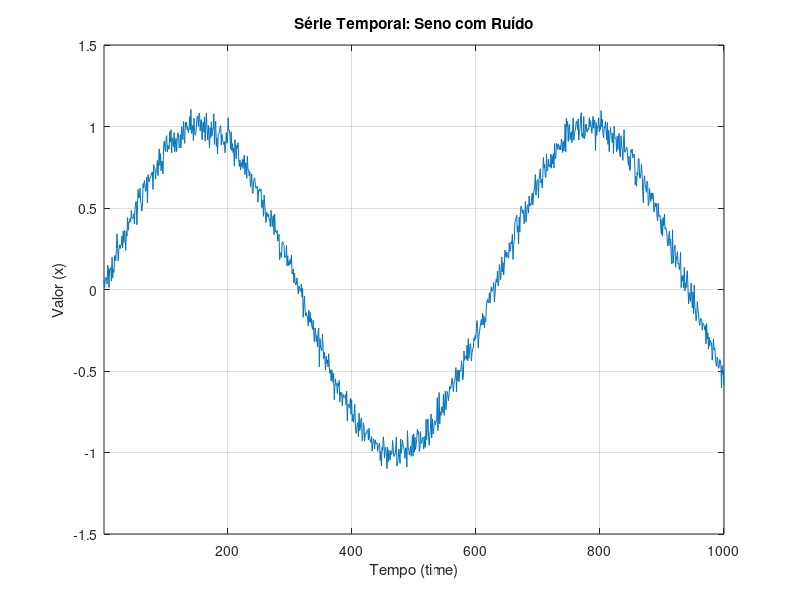
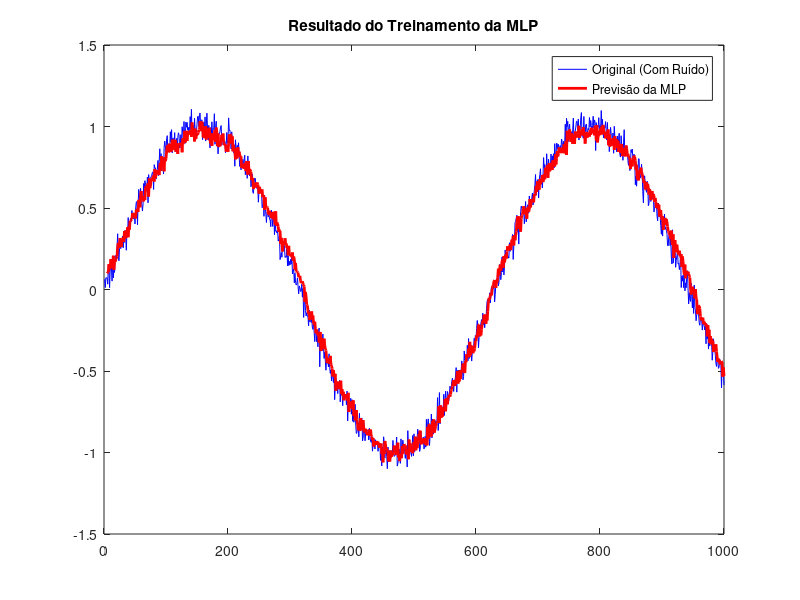

The MATLAB script that drew these images, in order:
clc; clear; close all;

T = 1000;
time = 1:T;

sinal_limpo = sin(0.01 * time);
ruido = 0.05 * randn(1, T);
x = sinal_limpo + ruido;

figure;
plot(time, x);
title('Série Temporal: Seno com Ruído');
xlabel('Tempo (time)');
ylabel('Valor (x)');
grid on;
xlim([1 T]);

tau = 4;
n_amostras = T-tau;
features = zeros(n_amostras, tau);

for i = 1:tau

    features(:, i) = x(i : n_amostras + i - 1)';
end

labels = x(tau+1:end)';

n_train = 600;

features_train = features(1:n_train, :);
labels_train = labels(1:n_train, :);


% --- 1. Definição da Arquitetura (O equivalente ao nn.Sequential) ---
input_size = tau;    % 4 (definido no código anterior)
hidden_size = 10;    % Primeira camada (nn.Dense(10))
output_size = 1;     % Segunda camada (nn.Dense(1))

% --- 2. Inicialização Xavier (net.initialize(init.Xavier())) ---
% A inicialização Xavier sorteia pesos de uma distribuição uniforme
% ajustada pelo tamanho das entradas e saídas para evitar gradientes explosivos.

% Limite para W1: sqrt(6 / (entrada + saida))
limit1 = sqrt(6 / (input_size + hidden_size));
W1 = (rand(input_size, hidden_size) * 2 * limit1) - limit1;
b1 = zeros(1, hidden_size); % Bias inicia com 0

% Limite para W2: sqrt(6 / (entrada + saida))
limit2 = sqrt(6 / (hidden_size + output_size));
W2 = (rand(hidden_size, output_size) * 2 * limit2) - limit2;
b2 = zeros(1, output_size);

% Empacotando tudo numa estrutura 'net' para ficar organizado
net.W1 = W1;
net.b1 = b1;
net.W2 = W2;
net.b2 = b2;

% --- 3. Definindo a Função Forward (Como a rede processa os dados) ---
function y_pred = forward_pass(X, net)
    % Camada 1: Entrada -> Oculta
    z1 = X * net.W1 + net.b1; % Multiplicação de matriz + bias

    % Ativação ReLU (activation='relu')
    a1 = max(0, z1);          % Zera tudo que for negativo

    % Camada 2: Oculta -> Saída (nn.Dense(1))
    z2 = a1 * net.W2 + net.b2;

    % Saída final (sem ativação para regressão)
    y_pred = z2;
end

% --- 4. Definindo a Perda (gluon.loss.L2Loss) ---
% L2Loss é basicamente o Erro Quadrático Médio (MSE) multiplicado por 0.5
function loss_val = l2_loss(y_pred, y_real)
    diff = y_pred - y_real;
    loss_val = 0.5 * mean(diff .^ 2);
end

% --- Parâmetros de Treinamento ---
epochs = 5;
lr = 0.01;  % Taxa de aprendizado (Learning Rate)
batch_size = 16;
n_train = 600;

% Loop das Épocas (Quantas vezes a rede vê o dataset inteiro)
for epoch = 1:epochs

    % Calcular quantos batches temos
    num_batches = floor(n_train / batch_size);
    epoch_loss = 0; % Acumulador de erro para mostrar no print

    % Loop dos Batches (Iterar sobre os dados)
    for b = 1:num_batches
        % 1. Pegar o batch atual
        idx_inicio = (b-1) * batch_size + 1;
        idx_fim = b * batch_size;

        X = features_train(idx_inicio:idx_fim, :);
        y = labels_train(idx_inicio:idx_fim, :);

        % --- PASSO 1: FORWARD PASS (Calcular a previsão) ---
        % Precisamos guardar os valores intermediários (z1, a1) para o backprop
        z1 = X * net.W1 + net.b1;     % Entrada -> Oculta
        a1 = max(0, z1);              % ReLU
        z2 = a1 * net.W2 + net.b2;    % Oculta -> Saída
        y_pred = z2;

        % Acumular erro para visualização (L2 Loss)
        loss_val = 0.5 * mean((y_pred - y).^2);
        epoch_loss = epoch_loss + loss_val;

        % --- PASSO 2: BACKPROPAGATION (Calcular os gradientes) ---
        % Aqui calculamos a derivada do erro em relação a cada peso.
        % Regra da Cadeia: dL/dW = dL/dy_pred * dy_pred/dW

        % A. Gradiente na Saída (Derivada do MSE: y_pred - y)
        delta2 = (y_pred - y);  % (batch_size x 1)

        % Gradientes para W2 e b2
        dW2 = a1' * delta2;             % (hidden x 1)
        db2 = sum(delta2, 1);           % Soma os erros do batch para o bias

        % B. Gradiente na Camada Oculta (Voltando para trás)
        % Propaga o erro através de W2
        delta1_pre = delta2 * net.W2';  % (batch_size x hidden)

        % Derivada da ReLU: 1 se x > 0, 0 se x <= 0
        delta1 = delta1_pre .* (z1 > 0);

        % Gradientes para W1 e b1
        dW1 = X' * delta1;              % (input x hidden)
        db1 = sum(delta1, 1);

        % --- PASSO 3: OTIMIZAÇÃO (Atualizar os pesos) ---
        % SGD: Peso_novo = Peso_velho - lr * (gradiente / tamanho_batch)
        % Dividimos pelo batch_size para tirar a média do gradiente

        net.W2 = net.W2 - lr * (dW2 / batch_size);
        net.b2 = net.b2 - lr * (db2 / batch_size);
        net.W1 = net.W1 - lr * (dW1 / batch_size);
        net.b1 = net.b1 - lr * (db1 / batch_size);
    end

    % Mostrar resultado da época
    avg_loss = epoch_loss / num_batches;
    fprintf('Epoch %d, Loss: %f\n', epoch, avg_loss);
end

% --- Visualizar o Resultado Final ---
figure;
% Previsão em todo o conjunto (incluindo o que não foi treinado)
z1 = features * net.W1 + net.b1;
a1 = max(0, z1);
y_final = a1 * net.W2 + net.b2;

plot(1:T, x, 'b', 'DisplayName', 'Original (Com Ruído)'); hold on;
% Ajuste do índice: features começam em 'tau', então plotamos deslocado
plot((tau+1):T, y_final, 'r', 'LineWidth', 2, 'DisplayName', 'Previsão da MLP');
legend;
title('Resultado do Treinamento da MLP');

